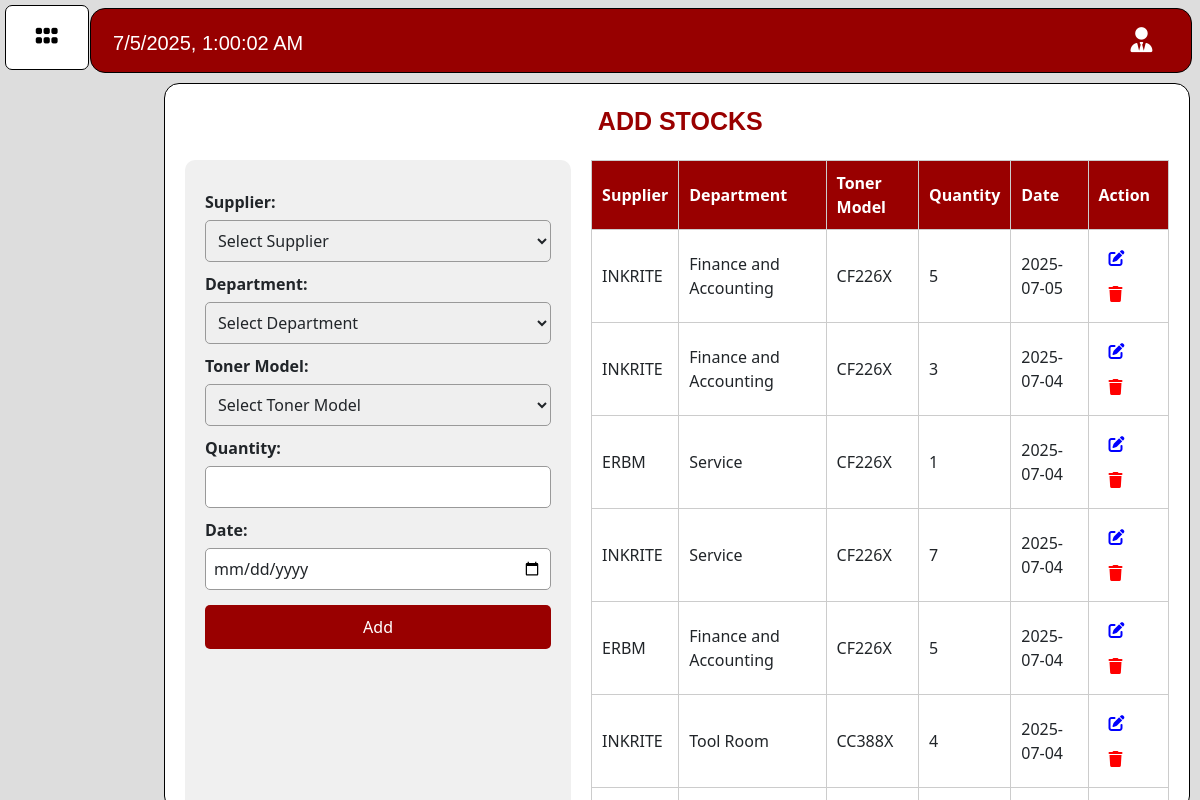
Page /first_project/admin/add_stocks.php (signed in) on the committed database.
### tables this page shows
CREATE TABLE `inventory_transaction` (
  `id` int(11) NOT NULL,
  `supplier` varchar(255) NOT NULL,
  `department` varchar(255) NOT NULL,
  `toner_model` varchar(255) NOT NULL,
  `quantity` int(2) NOT NULL,
  `date_added` date NOT NULL
);

### first_project/admin/add_stocks.php (the view, shortened to what this page needs)
<!DOCTYPE html>
<html lang="en">
<head>
    <?php include 'nav.php'; ?>
    <link rel="stylesheet" href="https://unpkg.com/leaflet@1.9.4/dist/leaflet.css"
 />
</head>
<body>
    <div class="Container">
        <div class="displayadd bg-transparent">
            <h1>ADD STOCKS</h1>
        </div>
        <div class="add-container">
            <div class="form-section">
                <form action="add.php" method="post">
                    <label for="supplier">Supplier:</label>
                    <select name="supplier" id="supplier" required>
                        <option value="" disabled selected hidden>Select Supplier</option>
                    </select>
                    <label for="department">Department:</label>
                    <select name="department" id="department" required>
                        <option value="" disabled selected hidden>Select Department</option>
                    </select>
                    <label for="toner_model">Toner Model:</label>
                    <select name="toner_model" id="toner_model" required>
                        <option value="" disabled selected hidden>Select Toner Model</option>
                    </select>
                    <label for="quantity">Quantity:</label>
                    <input type="number" name="quantity" id="quantity" min="1" required>
                    <label for="date_added">Date:</label>
                    <input type="date" name="date_added" id="date_added" required>
                    <button type="submit">Add</button>
                </form>
            </div>
            <div class="table-section">
                <table>
                    <thead>
                        <tr>
                            <th>Supplier</th>
                            <th>Department</th>
                            <th>Toner Model</th>
                            <th>Quantity</th>
                            <th>Date</th>
                            <th>Action</th>
                        </tr>
                    </thead>
                    <tbody>
                        <?php
                        require_once "database.php";
                        $sql = "SELECT * FROM inventory_transaction ORDER BY id DESC LIMIT 10";
                        $result = mysqli_query($conn, $sql);
                        if (mysqli_num_rows($result) > 0):
                            while ($row = mysqli_fetch_assoc($result)):
                        ?>
                                <tr>
                                    <td><?php echo htmlspecialchars($row['supplier']); ?></td>
                                    <td><?php echo htmlspecialchars($row['department']); ?></td>
                                    <td><?php echo htmlspecialchars($row['toner_model']); ?></td>
                                    <td><?php echo htmlspecialchars($row['quantity']); ?></td>
                                    <td><?php echo htmlspecialchars($row['date_added']); ?></td>
                                    <td>
                                        <a href="javascript:void(0);"
                                            onclick="openEditModal(
                                                '<?php echo $row['id']; ?>',
                                                '<?php echo htmlspecialchars($row['supplier'], ENT_QUOTES); ?>',
                                                '<?php echo htmlspecialchars($row['department'], ENT_QUOTES); ?>',
                                                '<?php echo htmlspecialchars($row['toner_model'], ENT_QUOTES); ?>',
                                                '<?php echo $row['quantity']; ?>',
                                                '<?php echo $row['date_added']; ?>'
                                            )">
                                            <i class="fa-solid fa-pen-to-square" style="color: blue"></i>
                                        </a>
                                        <a href="stock_delete.php?id=<?php echo $row['id']; ?>&supplier=<?php echo urlencode($row['supplier']); ?>&department=<?php echo urlencode($row['department']); ?>&toner_model=<?php echo urlencode($row['toner_model']); ?>&quantity=<?php echo $row['quantity']; ?>"
                                            onclick="return confirm('Are you sure you want to delete this record?');">
                                            <i class="fa-solid fa-trash" style="color: red"></i>
                                        </a>
                                    </td>
                                </tr>
                            <?php endwhile;
                        else: ?>
                            <tr>
                                <td colspan="6">No records found.</td>
                            </tr>
                        <?php endif; ?>
                    </tbody>
                </table>
            </div>
        </div>
    </div>
</body>
</html>

### first_project/admin/nav.php (style rules this page uses)
h1 { margin: 3.5px; margin-top: 22px; margin-left: 10px; color: white; background-color: transparent; font-family: 'Rubik', sans-serif; font-size: 23px; font-family: 'Merriweather Sans', sans-serif; }
a { color: black; cursor: pointer; }
.nav a, i { color: black; text-decoration: none; margin: 10px; }

### first_project/admin/add_stocks.php (style rules this page uses)
body { background-color: rgb(221, 221, 221); }
.Container { display: flex; flex-direction: column; background-color: white; width: 85.5%; height: 91%; position: fixed; right: 10px; margin-top: 83px; border: 1px black solid; border-radius: 15px; padding-bottom: 20px; }
.add-container { display: flex; justify-content: space-between; padding: 20px; gap: 20px; }
.displayadd h1 { color: #990000; font-family: 'Mulish', sans-serif; font-size: 25px; font-weight: bold; text-align: center; }
.form-section { width: 40%; background-color: #f0f0f0; padding: 20px; border-radius: 10px; }
.form-section form { display: flex; flex-direction: column; }
.form-section label { margin-top: 10px; margin-bottom: 6px; font-weight: bold; }
.form-section input, .form-section select { padding: 8px; border: 1px solid #999; border-radius: 5px; }
.form-section button { margin-top: 15px; padding: 10px; background-color: #990000; color: white; border: none; border-radius: 5px; cursor: pointer; margin-bottom: 10px; }
.table-section { width: 60%; overflow-x: auto; }
.table-section table { width: 100%; border-collapse: collapse; }
.table-section th, .table-section td { padding: 10px; border: 1px solid #ccc; text-align: left; }
.table-section th { background-color: #990000; color: white; }

### rows in the picture
inventory_transaction: supplier "INKRITE", department "Finance and Accounting", toner_model "CF226X", quantity "5", date_added "2025-07-05"
inventory_transaction: supplier "INKRITE", department "Finance and Accounting", toner_model "CF226X", quantity "3", date_added "2025-07-04"
inventory_transaction: supplier "ERBM", department "Service", toner_model "CF226X", quantity "1", date_added "2025-07-04"
inventory_transaction: supplier "INKRITE", department "Service", toner_model "CF226X", quantity "7", date_added "2025-07-04"
inventory_transaction: supplier "ERBM", department "Finance and Accounting", toner_model "CF226X", quantity "5", date_added "2025-07-04"
inventory_transaction: supplier "INKRITE", department "Tool Room", toner_model "CC388X", quantity "4", date_added "2025-07-04"
